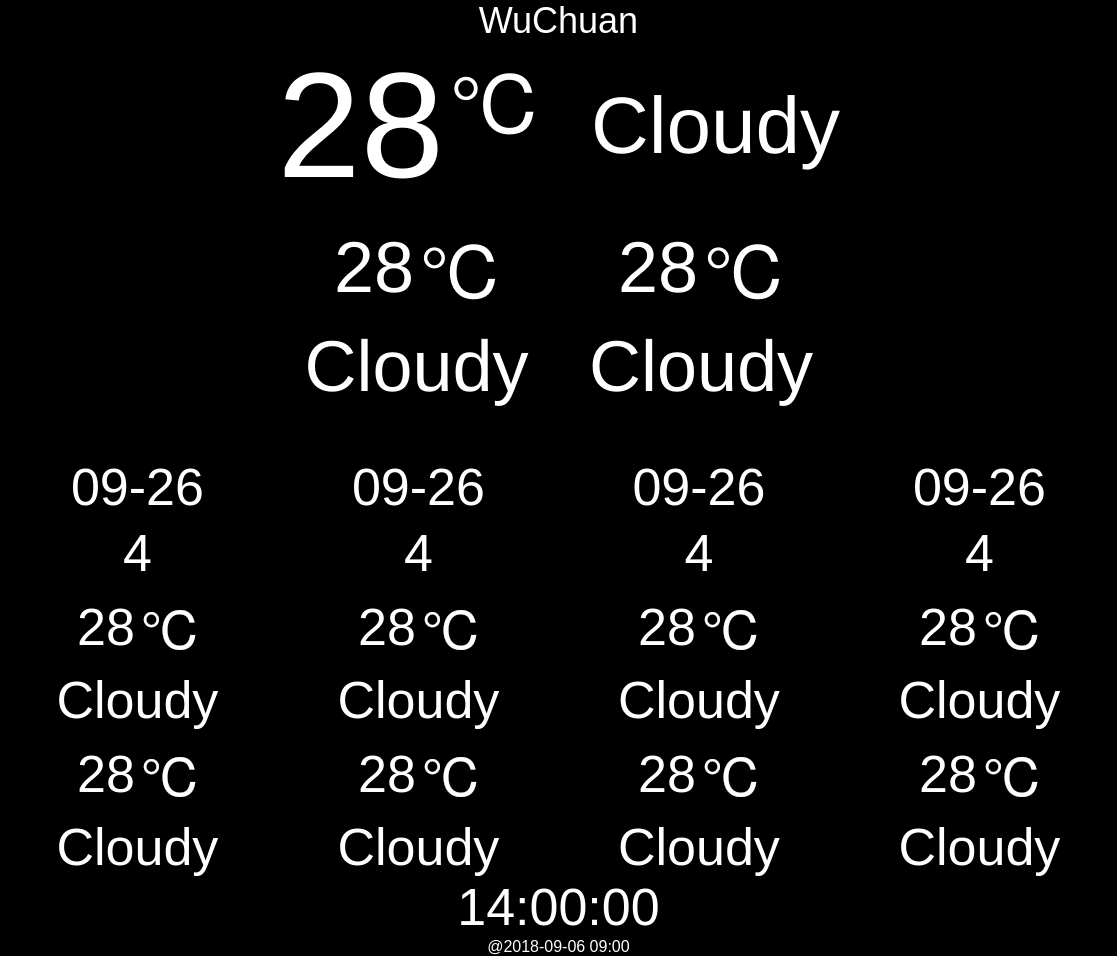
<?xml version="1.0" encoding="UTF-8"?>
<ui version="4.0">
 <class>WeatherControl</class>
 <widget class="QWidget" name="WeatherControl">
  <property name="geometry">
   <rect>
    <x>0</x>
    <y>0</y>
    <width>1117</width>
    <height>849</height>
   </rect>
  </property>
  <property name="windowTitle">
   <string>Form</string>
  </property>
  <property name="styleSheet">
   <string notr="true">background-color: rgb(0, 0, 0);
color: rgb(255, 255, 255);</string>
  </property>
  <layout class="QVBoxLayout" name="verticalLayout_16">
   <property name="spacing">
    <number>0</number>
   </property>
   <property name="leftMargin">
    <number>0</number>
   </property>
   <property name="topMargin">
    <number>0</number>
   </property>
   <property name="rightMargin">
    <number>0</number>
   </property>
   <property name="bottomMargin">
    <number>0</number>
   </property>
   <item>
    <widget class="QLabel" name="labelCity">
     <property name="sizePolicy">
      <sizepolicy hsizetype="Preferred" vsizetype="Fixed">
       <horstretch>0</horstretch>
       <verstretch>0</verstretch>
      </sizepolicy>
     </property>
     <property name="styleSheet">
      <string notr="true">font: 36px;</string>
     </property>
     <property name="text">
      <string>WuChuan</string>
     </property>
     <property name="alignment">
      <set>Qt::AlignCenter</set>
     </property>
    </widget>
   </item>
   <item>
    <widget class="QWidget" name="widgetToday" native="true">
     <layout class="QGridLayout" name="gridLayout">
      <property name="leftMargin">
       <number>0</number>
      </property>
      <property name="topMargin">
       <number>0</number>
      </property>
      <property name="rightMargin">
       <number>0</number>
      </property>
      <property name="bottomMargin">
       <number>0</number>
      </property>
      <item row="0" column="1">
       <layout class="QVBoxLayout" name="verticalLayout">
        <item>
         <layout class="QHBoxLayout" name="horizontalLayout">
          <item>
           <widget class="QLabel" name="labelTempNow">
            <property name="styleSheet">
             <string notr="true">font: 150px;</string>
            </property>
            <property name="text">
             <string>28</string>
            </property>
            <property name="alignment">
             <set>Qt::AlignRight|Qt::AlignTrailing|Qt::AlignVCenter</set>
            </property>
           </widget>
          </item>
          <item>
           <widget class="QLabel" name="label_3">
            <property name="styleSheet">
             <string notr="true">font: 80px;</string>
            </property>
            <property name="text">
             <string>℃</string>
            </property>
            <property name="alignment">
             <set>Qt::AlignLeading|Qt::AlignLeft|Qt::AlignTop</set>
            </property>
           </widget>
          </item>
          <item>
           <spacer name="horizontalSpacer_5">
            <property name="orientation">
             <enum>Qt::Horizontal</enum>
            </property>
            <property name="sizeHint" stdset="0">
             <size>
              <width>40</width>
              <height>20</height>
             </size>
            </property>
           </spacer>
          </item>
          <item>
           <widget class="QLabel" name="labelWeaNow">
            <property name="styleSheet">
             <string notr="true">font: 80px;</string>
            </property>
            <property name="text">
             <string>Cloudy</string>
            </property>
            <property name="alignment">
             <set>Qt::AlignCenter</set>
            </property>
           </widget>
          </item>
         </layout>
        </item>
       </layout>
      </item>
      <item row="1" column="1">
       <layout class="QHBoxLayout" name="horizontalLayout_4">
        <item>
         <layout class="QVBoxLayout" name="verticalLayout_2">
          <item>
           <layout class="QHBoxLayout" name="horizontalLayout_2">
            <item>
             <widget class="QLabel" name="labelTemp0Day">
              <property name="styleSheet">
               <string notr="true">font: 72px;</string>
              </property>
              <property name="text">
               <string>28</string>
              </property>
              <property name="alignment">
               <set>Qt::AlignRight|Qt::AlignTrailing|Qt::AlignVCenter</set>
              </property>
             </widget>
            </item>
            <item>
             <widget class="QLabel" name="label_6">
              <property name="styleSheet">
               <string notr="true">font: 72px;</string>
              </property>
              <property name="text">
               <string>℃</string>
              </property>
             </widget>
            </item>
           </layout>
          </item>
          <item>
           <widget class="QLabel" name="labelWea0Day">
            <property name="styleSheet">
             <string notr="true">font: 72px;</string>
            </property>
            <property name="text">
             <string>Cloudy</string>
            </property>
            <property name="alignment">
             <set>Qt::AlignCenter</set>
            </property>
           </widget>
          </item>
         </layout>
        </item>
        <item>
         <layout class="QVBoxLayout" name="verticalLayout_3">
          <item>
           <layout class="QHBoxLayout" name="horizontalLayout_3">
            <item>
             <widget class="QLabel" name="labelTemp0Night">
              <property name="styleSheet">
               <string notr="true">font: 72px;</string>
              </property>
              <property name="text">
               <string>28</string>
              </property>
              <property name="alignment">
               <set>Qt::AlignRight|Qt::AlignTrailing|Qt::AlignVCenter</set>
              </property>
             </widget>
            </item>
            <item>
             <widget class="QLabel" name="label_9">
              <property name="styleSheet">
               <string notr="true">font: 72px;</string>
              </property>
              <property name="text">
               <string>℃</string>
              </property>
             </widget>
            </item>
           </layout>
          </item>
          <item>
           <widget class="QLabel" name="labelWea0Night">
            <property name="styleSheet">
             <string notr="true">font: 72px;</string>
            </property>
            <property name="text">
             <string>Cloudy</string>
            </property>
            <property name="alignment">
             <set>Qt::AlignCenter</set>
            </property>
           </widget>
          </item>
         </layout>
        </item>
       </layout>
      </item>
      <item row="0" column="0">
       <spacer name="horizontalSpacer">
        <property name="orientation">
         <enum>Qt::Horizontal</enum>
        </property>
        <property name="sizeHint" stdset="0">
         <size>
          <width>0</width>
          <height>0</height>
         </size>
        </property>
       </spacer>
      </item>
      <item row="0" column="2">
       <spacer name="horizontalSpacer_2">
        <property name="orientation">
         <enum>Qt::Horizontal</enum>
        </property>
        <property name="sizeHint" stdset="0">
         <size>
          <width>0</width>
          <height>0</height>
         </size>
        </property>
       </spacer>
      </item>
     </layout>
    </widget>
   </item>
   <item>
    <widget class="QWidget" name="widgetReport" native="true">
     <layout class="QGridLayout" name="gridLayout_2">
      <property name="leftMargin">
       <number>0</number>
      </property>
      <property name="topMargin">
       <number>50</number>
      </property>
      <property name="rightMargin">
       <number>0</number>
      </property>
      <property name="bottomMargin">
       <number>0</number>
      </property>
      <item row="0" column="0">
       <layout class="QVBoxLayout" name="verticalLayout_5">
        <item>
         <widget class="QLabel" name="labelDate0">
          <property name="styleSheet">
           <string notr="true">font: 52px;</string>
          </property>
          <property name="text">
           <string>09-26</string>
          </property>
          <property name="alignment">
           <set>Qt::AlignCenter</set>
          </property>
         </widget>
        </item>
        <item>
         <widget class="QLabel" name="labelWeek0">
          <property name="styleSheet">
           <string notr="true">font: 52px;</string>
          </property>
          <property name="text">
           <string>4</string>
          </property>
          <property name="alignment">
           <set>Qt::AlignCenter</set>
          </property>
         </widget>
        </item>
        <item>
         <layout class="QVBoxLayout" name="verticalLayout_4">
          <item>
           <layout class="QHBoxLayout" name="horizontalLayout_6">
            <item>
             <widget class="QLabel" name="labelReTemp0Day">
              <property name="styleSheet">
               <string notr="true">font: 52px;</string>
              </property>
              <property name="text">
               <string>28</string>
              </property>
              <property name="alignment">
               <set>Qt::AlignRight|Qt::AlignTrailing|Qt::AlignVCenter</set>
              </property>
             </widget>
            </item>
            <item>
             <widget class="QLabel" name="label_12">
              <property name="styleSheet">
               <string notr="true">font: 52px;</string>
              </property>
              <property name="text">
               <string>℃</string>
              </property>
             </widget>
            </item>
           </layout>
          </item>
          <item>
           <widget class="QLabel" name="labelReWea0Day">
            <property name="styleSheet">
             <string notr="true">font: 52px;</string>
            </property>
            <property name="text">
             <string>Cloudy</string>
            </property>
            <property name="alignment">
             <set>Qt::AlignCenter</set>
            </property>
           </widget>
          </item>
         </layout>
        </item>
        <item>
         <layout class="QVBoxLayout" name="verticalLayout_6">
          <item>
           <layout class="QHBoxLayout" name="horizontalLayout_8">
            <item>
             <widget class="QLabel" name="labelReTemp0Night">
              <property name="styleSheet">
               <string notr="true">font: 52px;</string>
              </property>
              <property name="text">
               <string>28</string>
              </property>
              <property name="alignment">
               <set>Qt::AlignRight|Qt::AlignTrailing|Qt::AlignVCenter</set>
              </property>
             </widget>
            </item>
            <item>
             <widget class="QLabel" name="label_18">
              <property name="styleSheet">
               <string notr="true">font: 52px;</string>
              </property>
              <property name="text">
               <string>℃</string>
              </property>
             </widget>
            </item>
           </layout>
          </item>
          <item>
           <widget class="QLabel" name="labelReWea0Night">
            <property name="styleSheet">
             <string notr="true">font: 52px;</string>
            </property>
            <property name="text">
             <string>Cloudy</string>
            </property>
            <property name="alignment">
             <set>Qt::AlignCenter</set>
            </property>
           </widget>
          </item>
         </layout>
        </item>
       </layout>
      </item>
      <item row="0" column="1">
       <layout class="QVBoxLayout" name="verticalLayout_17">
        <item>
         <widget class="QLabel" name="labelDate1">
          <property name="styleSheet">
           <string notr="true">font: 52px;</string>
          </property>
          <property name="text">
           <string>09-26</string>
          </property>
          <property name="alignment">
           <set>Qt::AlignCenter</set>
          </property>
         </widget>
        </item>
        <item>
         <widget class="QLabel" name="labelWeek1">
          <property name="styleSheet">
           <string notr="true">font: 52px;</string>
          </property>
          <property name="text">
           <string>4</string>
          </property>
          <property name="alignment">
           <set>Qt::AlignCenter</set>
          </property>
         </widget>
        </item>
        <item>
         <layout class="QVBoxLayout" name="verticalLayout_18">
          <item>
           <layout class="QHBoxLayout" name="horizontalLayout_14">
            <item>
             <widget class="QLabel" name="labelReTemp1Day">
              <property name="styleSheet">
               <string notr="true">font: 52px;</string>
              </property>
              <property name="text">
               <string>28</string>
              </property>
              <property name="alignment">
               <set>Qt::AlignRight|Qt::AlignTrailing|Qt::AlignVCenter</set>
              </property>
             </widget>
            </item>
            <item>
             <widget class="QLabel" name="label_16">
              <property name="styleSheet">
               <string notr="true">font: 52px;</string>
              </property>
              <property name="text">
               <string>℃</string>
              </property>
             </widget>
            </item>
           </layout>
          </item>
          <item>
           <widget class="QLabel" name="labelReWea1Day">
            <property name="styleSheet">
             <string notr="true">font: 52px;</string>
            </property>
            <property name="text">
             <string>Cloudy</string>
            </property>
            <property name="alignment">
             <set>Qt::AlignCenter</set>
            </property>
           </widget>
          </item>
         </layout>
        </item>
        <item>
         <layout class="QVBoxLayout" name="verticalLayout_19">
          <item>
           <layout class="QHBoxLayout" name="horizontalLayout_15">
            <item>
             <widget class="QLabel" name="labelReTemp1Night">
              <property name="styleSheet">
               <string notr="true">font: 52px;</string>
              </property>
              <property name="text">
               <string>28</string>
              </property>
              <property name="alignment">
               <set>Qt::AlignRight|Qt::AlignTrailing|Qt::AlignVCenter</set>
              </property>
             </widget>
            </item>
            <item>
             <widget class="QLabel" name="label_22">
              <property name="styleSheet">
               <string notr="true">font: 52px;</string>
              </property>
              <property name="text">
               <string>℃</string>
              </property>
             </widget>
            </item>
           </layout>
          </item>
          <item>
           <widget class="QLabel" name="labelReWea1Night">
            <property name="styleSheet">
             <string notr="true">font: 52px;</string>
            </property>
            <property name="text">
             <string>Cloudy</string>
            </property>
            <property name="alignment">
             <set>Qt::AlignCenter</set>
            </property>
           </widget>
          </item>
         </layout>
        </item>
       </layout>
      </item>
      <item row="0" column="2">
       <layout class="QVBoxLayout" name="verticalLayout_20">
        <item>
         <widget class="QLabel" name="labelDate2">
          <property name="styleSheet">
           <string notr="true">font: 52px;</string>
          </property>
          <property name="text">
           <string>09-26</string>
          </property>
          <property name="alignment">
           <set>Qt::AlignCenter</set>
          </property>
         </widget>
        </item>
        <item>
         <widget class="QLabel" name="labelWeek2">
          <property name="styleSheet">
           <string notr="true">font: 52px;</string>
          </property>
          <property name="text">
           <string>4</string>
          </property>
          <property name="alignment">
           <set>Qt::AlignCenter</set>
          </property>
         </widget>
        </item>
        <item>
         <layout class="QVBoxLayout" name="verticalLayout_21">
          <item>
           <layout class="QHBoxLayout" name="horizontalLayout_16">
            <item>
             <widget class="QLabel" name="labelReTemp2Day">
              <property name="styleSheet">
               <string notr="true">font: 52px;</string>
              </property>
              <property name="text">
               <string>28</string>
              </property>
              <property name="alignment">
               <set>Qt::AlignRight|Qt::AlignTrailing|Qt::AlignVCenter</set>
              </property>
             </widget>
            </item>
            <item>
             <widget class="QLabel" name="label_17">
              <property name="styleSheet">
               <string notr="true">font: 52px;</string>
              </property>
              <property name="text">
               <string>℃</string>
              </property>
             </widget>
            </item>
           </layout>
          </item>
          <item>
           <widget class="QLabel" name="labelReWea2Day">
            <property name="styleSheet">
             <string notr="true">font: 52px;</string>
            </property>
            <property name="text">
             <string>Cloudy</string>
            </property>
            <property name="alignment">
             <set>Qt::AlignCenter</set>
            </property>
           </widget>
          </item>
         </layout>
        </item>
        <item>
         <layout class="QVBoxLayout" name="verticalLayout_22">
          <item>
           <layout class="QHBoxLayout" name="horizontalLayout_17">
            <item>
             <widget class="QLabel" name="labelReTemp2Night">
              <property name="styleSheet">
               <string notr="true">font: 52px;</string>
              </property>
              <property name="text">
               <string>28</string>
              </property>
              <property name="alignment">
               <set>Qt::AlignRight|Qt::AlignTrailing|Qt::AlignVCenter</set>
              </property>
             </widget>
            </item>
            <item>
             <widget class="QLabel" name="label_23">
              <property name="styleSheet">
               <string notr="true">font: 52px;</string>
              </property>
              <property name="text">
               <string>℃</string>
              </property>
             </widget>
            </item>
           </layout>
          </item>
          <item>
           <widget class="QLabel" name="labelReWea2Night">
            <property name="styleSheet">
             <string notr="true">font: 52px;</string>
            </property>
            <property name="text">
             <string>Cloudy</string>
            </property>
            <property name="alignment">
             <set>Qt::AlignCenter</set>
            </property>
           </widget>
          </item>
         </layout>
        </item>
       </layout>
      </item>
      <item row="0" column="3">
       <layout class="QVBoxLayout" name="verticalLayout_26">
        <item>
         <widget class="QLabel" name="labelDate3">
          <property name="styleSheet">
           <string notr="true">font: 52px;</string>
          </property>
          <property name="text">
           <string>09-26</string>
          </property>
          <property name="alignment">
           <set>Qt::AlignCenter</set>
          </property>
         </widget>
        </item>
        <item>
         <widget class="QLabel" name="labelWeek3">
          <property name="styleSheet">
           <string notr="true">font: 52px;</string>
          </property>
          <property name="text">
           <string>4</string>
          </property>
          <property name="alignment">
           <set>Qt::AlignCenter</set>
          </property>
         </widget>
        </item>
        <item>
         <layout class="QVBoxLayout" name="verticalLayout_27">
          <item>
           <layout class="QHBoxLayout" name="horizontalLayout_20">
            <item>
             <widget class="QLabel" name="labelReTemp3Day">
              <property name="styleSheet">
               <string notr="true">font: 52px;</string>
              </property>
              <property name="text">
               <string>28</string>
              </property>
              <property name="alignment">
               <set>Qt::AlignRight|Qt::AlignTrailing|Qt::AlignVCenter</set>
              </property>
             </widget>
            </item>
            <item>
             <widget class="QLabel" name="label_26">
              <property name="styleSheet">
               <string notr="true">font: 52px;</string>
              </property>
              <property name="text">
               <string>℃</string>
              </property>
             </widget>
            </item>
           </layout>
          </item>
          <item>
           <widget class="QLabel" name="labelReWea3Day">
            <property name="styleSheet">
             <string notr="true">font: 52px;</string>
            </property>
            <property name="text">
             <string>Cloudy</string>
            </property>
            <property name="alignment">
             <set>Qt::AlignCenter</set>
            </property>
           </widget>
          </item>
         </layout>
        </item>
        <item>
         <layout class="QVBoxLayout" name="verticalLayout_28">
          <item>
           <layout class="QHBoxLayout" name="horizontalLayout_21">
            <item>
             <widget class="QLabel" name="labelReTemp3Night">
              <property name="styleSheet">
               <string notr="true">font: 52px;</string>
              </property>
              <property name="text">
               <string>28</string>
              </property>
              <property name="alignment">
               <set>Qt::AlignRight|Qt::AlignTrailing|Qt::AlignVCenter</set>
              </property>
             </widget>
            </item>
            <item>
             <widget class="QLabel" name="label_27">
              <property name="styleSheet">
               <string notr="true">font: 52px;</string>
              </property>
              <property name="text">
               <string>℃</string>
              </property>
             </widget>
            </item>
           </layout>
          </item>
          <item>
           <widget class="QLabel" name="labelReWea3Night">
            <property name="styleSheet">
             <string notr="true">font: 52px;</string>
            </property>
            <property name="text">
             <string>Cloudy</string>
            </property>
            <property name="alignment">
             <set>Qt::AlignCenter</set>
            </property>
           </widget>
          </item>
         </layout>
        </item>
       </layout>
      </item>
     </layout>
    </widget>
   </item>
   <item>
    <widget class="QLabel" name="labelTime">
     <property name="sizePolicy">
      <sizepolicy hsizetype="Preferred" vsizetype="Fixed">
       <horstretch>0</horstretch>
       <verstretch>0</verstretch>
      </sizepolicy>
     </property>
     <property name="styleSheet">
      <string notr="true">font: 52px;</string>
     </property>
     <property name="text">
      <string>14:00:00</string>
     </property>
     <property name="alignment">
      <set>Qt::AlignCenter</set>
     </property>
    </widget>
   </item>
   <item>
    <widget class="QLabel" name="labelReportTime">
     <property name="sizePolicy">
      <sizepolicy hsizetype="Preferred" vsizetype="Fixed">
       <horstretch>0</horstretch>
       <verstretch>0</verstretch>
      </sizepolicy>
     </property>
     <property name="styleSheet">
      <string notr="true">font: 16px;</string>
     </property>
     <property name="text">
      <string>@2018-09-06 09:00</string>
     </property>
     <property name="alignment">
      <set>Qt::AlignCenter</set>
     </property>
    </widget>
   </item>
  </layout>
 </widget>
 <resources/>
 <connections/>
</ui>
